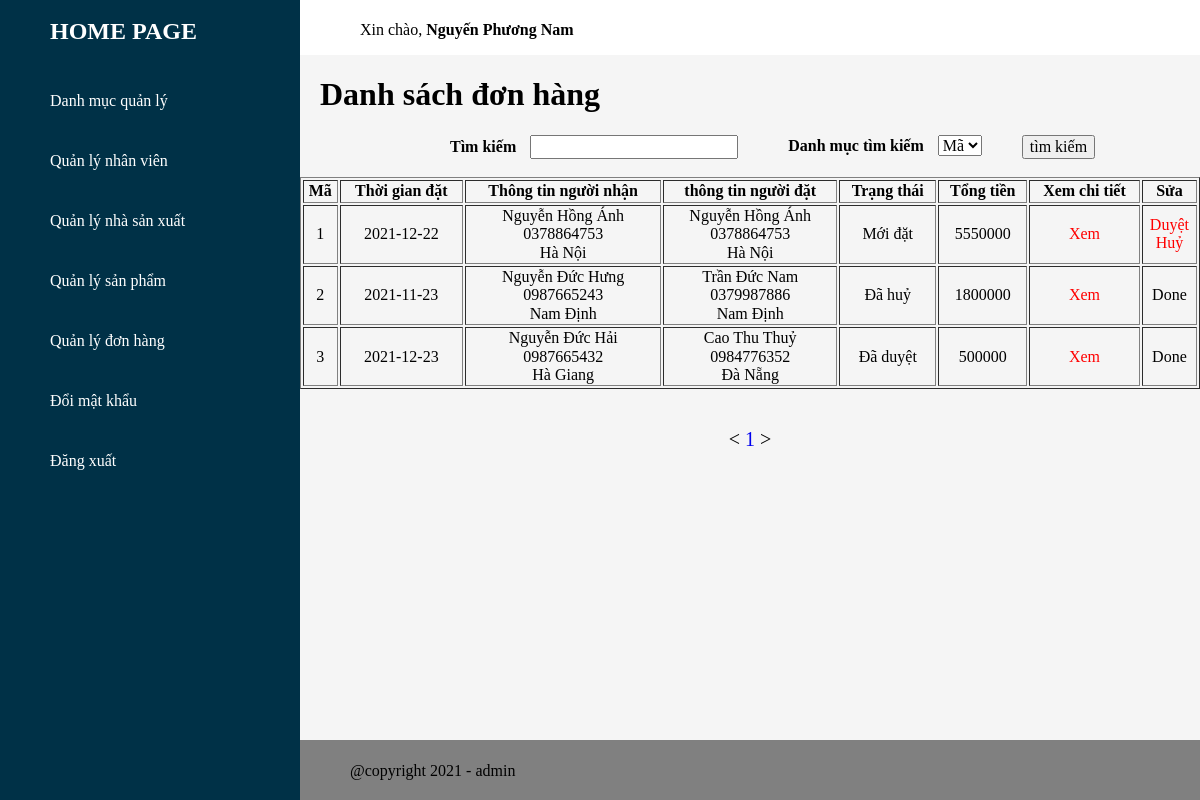
/admin/orders/index.php (signed in), run on the app's committed database.
### tables this page shows
CREATE TABLE `purchase_order` (
  `id` int(11) NOT NULL,
  `customer_id` int(11) NOT NULL,
  `time_order` date NOT NULL,
  `receiver_name` varchar(50) NOT NULL,
  `receiver_phone_number` varchar(15) NOT NULL,
  `address` varchar(200) NOT NULL,
  `status` varchar(10) DEFAULT NULL,
  `total_price` int(11) DEFAULT NULL
);

CREATE TABLE `customers` (
  `id` int(11) NOT NULL,
  `name` varchar(50) NOT NULL,
  `gender` varchar(10) NOT NULL,
  `phone_number` varchar(15) NOT NULL,
  `address` varchar(200) NOT NULL,
  `date` date DEFAULT NULL,
  `email` varchar(50) NOT NULL,
  `password` varchar(255) NOT NULL,
  `token` varchar(50) DEFAULT NULL
);

### admin/pagination/pagination_process.php (called while the page is built, shortened)
<?php
	$pages = 1;
	$number_of_rows_on_pages = 3;
	$offset = $number_of_rows_on_pages * ($pages- 1);
?>

### admin/orders/index.php (the view, shortened to what this page needs)
<?php require '../header_admin.php' ?>
			<div class="details">
				<div class="recentOrder">
					<div class="table_header">
						<?php
							require '../db/connect.php';
							$category_search = 'purchase_order.id';
							$search = '';
							require '../pagination/pagination_process.php';
							if (isset($_GET['search']) && isset($_GET['category_search']) ) {
								$search = $_GET['search'];
								$category_search = $_GET['category_search'];
								$sql = "select purchase_order.*,
										customers.name as customers_name,
										customers.phone_number as customers_phone,
										customers.address as customers_address
										from purchase_order join customers
										on purchase_order.customer_id = customers.id
										where $category_search like '%$search%' limit
										$number_of_rows_on_pages offset $offset ";
							}else {
								$sql = "select purchase_order.*,
										customers.name as customers_name,
										customers.phone_number as customers_phone,
										customers.address as customers_address
										from purchase_order join customers
										on purchase_order.customer_id = customers.id
										limit $number_of_rows_on_pages offset $offset";
							}
							$result = mysqli_query($connect,$sql);
						?>
						<h1>Danh sách đơn hàng</h1>
					</div>
					<form>
						<div style="display: flex;">
							<div style="margin-left: 150px;">
								<label style="padding-right: 10px;">
									<b>Tìm kiếm</b>
								</label>
								<input type="text" name="search" value="<?php echo $search ?>">
							</div>
							<div style="margin-left: 50px;  margin-right: 40px;">
								<label style="padding-right: 10px;">
									<b>Danh mục tìm kiếm</b>
								</label>
								<select name="category_search">
									<?php if($category_search == '') { ?>
										<option value="purchase_order.id">Mã</option>
									<?php }else{ ?>
										<option selected value="purchase_order.id">Mã</option>
									<?php } ?>
								</select>
							</div>
							<button type="submit">
								tìm kiếm
							</button>
						</div>
					</form>
					<br>
					<table class="table_values" width="100%" border="1">
						<tr>
							<th>Mã</th>
							<th>Thời gian đặt</th>
							<th>Thông tin người nhận</th>
							<th>thông tin người đặt</th>
							<th>Trạng thái</th>
							<th>Tổng tiền</th>
							<th>Xem chi tiết</th>
							<th>Sửa</th>
						</tr>
						<?php foreach ($result as $each): ?>
							<tr class="table_tr">
								<td><?php echo $each['id'] ?></td>
								<td><?php echo $each['time_order'] ?></td>
								<td>
									<?php echo $each['receiver_name'] ?>
									<br>
									<?php echo $each['receiver_phone_number'] ?>
									<br>
									<?php echo $each['address'] ?>
								</td>
								<td>
									<?php echo $each['customers_name'] ?>
									<br>
									<?php echo $each['customers_phone'] ?>
									<br>
									<?php echo $each['customers_address'] ?>
								</td>
								<td>
									<?php
										switch ($each['status']) {
											case '0':
												echo 'Mới đặt';
												break;
											case '1':
												echo 'Đã duyệt';
												break;
											case '2':
												echo 'Đã huỷ';
												break;
										}
									?>
								</td>
								<td><?php echo $each['total_price'] ?></td>
								<td>
									<a class="table_update" href="views_order.php?id=<?php echo $each['id'] ?>">Xem</a>
								</td>
								<td>
									<?php
										if($each['status'] == 0){ ?>
											<a class="table_update" href="update.php?id=<?php echo $each['id'] ?>&status=1" onclick="return confirm('bạn chắc chắn duyệt đơn hàng này chứ ?')">Duyệt</a>
											<br>
											<a class="table_update" href="update.php?id=<?php echo $each['id'] ?>&status=2" onclick="return confirm('bạn chắc chắn huỷ đơn hàng này chứ ?')">Huỷ</a>
									<?php }else {
										echo 'Done' ;
										}
									?>
								</td>
							</tr>
						<?php endforeach ?>
					</table>
					<?php require '../pagination/pagination_display.php' ?>
				</div>
			</div>
			<?php require '../footer.php' ?>

### admin/css/style.css (style rules this page uses)
body { overflow-x: hidden; }
td { text-align: center; }
.table_header { display: flex; justify-content: space-between; }
.table_header h1 { margin-left: 20px; }
.table_values a { text-decoration: none; color: red; }

### data on the page
purchase_order: id "1", time_order "2021-12-22", receiver_name "Nguyễn Hồng Ánh", receiver_phone_number "0378864753", address "Hà Nội", customer.name "Nguyễn Hồng Ánh", customer.phone_number "0378864753", customer.address "Hà Nội", status "Mới đặt", total_price "5550000"
purchase_order: id "2", time_order "2021-11-23", receiver_name "Nguyễn Đức Hưng", receiver_phone_number "0987665243", address "Nam Định", customer.name "Trần Đức Nam", customer.phone_number "0379987886", customer.address "Nam Định", status "Đã huỷ", total_price "1800000"
purchase_order: id "3", time_order "2021-12-23", receiver_name "Nguyễn Đức Hải", receiver_phone_number "0987665432", address "Hà Giang", customer.name "Cao Thu Thuỷ", customer.phone_number "0984776352", customer.address "Đà Nẵng", status "Đã duyệt", total_price "500000"

### other printed values
$name "Nguyến Phương Nam"
